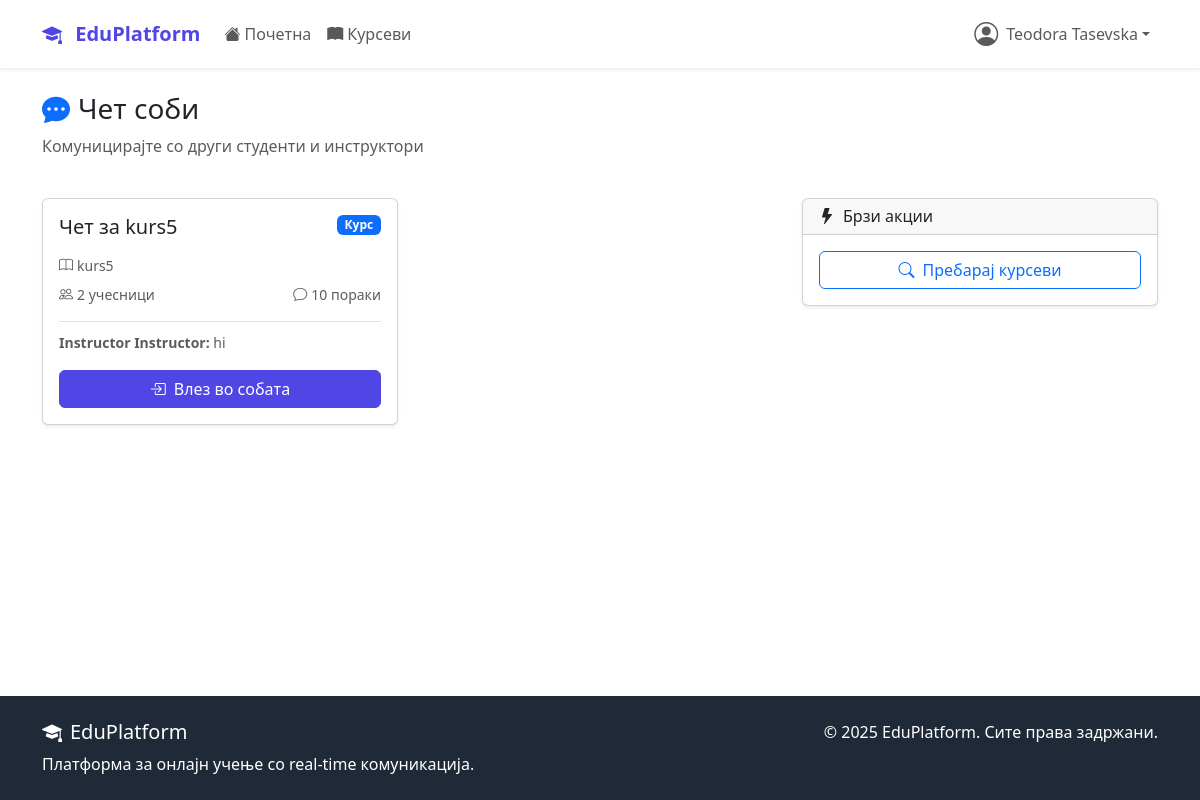
/chat/ (signed in), run on an earlier commit of the app's database.
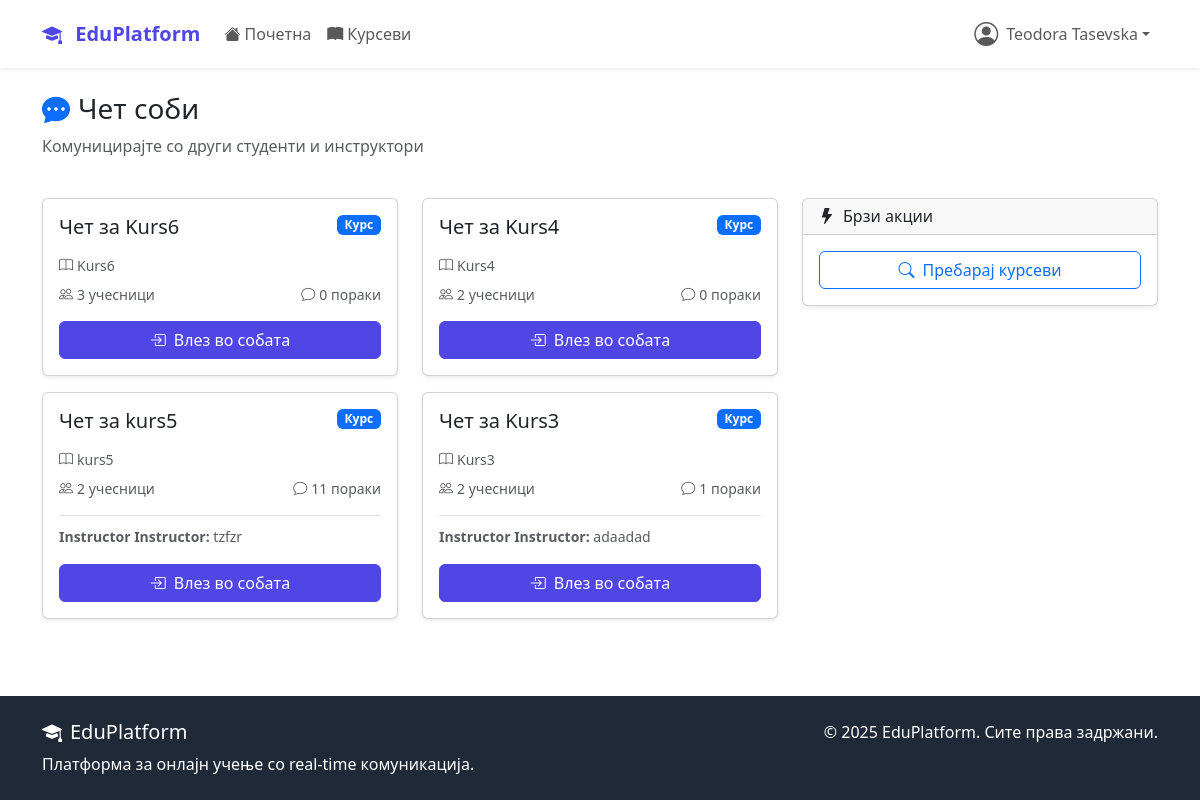
And on a later commit of the database.
### chat/models.py (models this page shows, shortened)
class ChatRoom(models.Model):
    ROOM_TYPE_CHOICES = (
        ('course', 'Курс'),
        ('private', 'Приватен'),
        ('general', 'Општ'),
    )
    name = models.CharField(max_length=100)
    room_type = models.CharField(max_length=20, choices=ROOM_TYPE_CHOICES)
    course = models.OneToOneField(
        Course,
        on_delete=models.CASCADE,
        null=True,
        blank=True,
        related_name='chat_room'
    )
    participants = models.ManyToManyField(
        settings.AUTH_USER_MODEL,
        related_name='chat_rooms'
    )
    created_by = models.ForeignKey(
        settings.AUTH_USER_MODEL,
        on_delete=models.CASCADE,
        related_name='created_rooms'
    )
    is_active = models.BooleanField(default=True)
    created_at = models.DateTimeField(auto_now_add=True)
    def get_latest_message(self):
        return self.messages.order_by('-timestamp').first()

class Message(models.Model):
    MESSAGE_TYPE_CHOICES = (
        ('text', 'Текст'),
        ('file', 'Фајл'),
        ('image', 'Слика'),
        ('system', 'Системска'),
    )
    room = models.ForeignKey(ChatRoom, on_delete=models.CASCADE, related_name='messages')
    sender = models.ForeignKey(
        settings.AUTH_USER_MODEL,
        on_delete=models.CASCADE,
        related_name='sent_messages'
    )
    content = models.TextField()
    message_type = models.CharField(max_length=20, choices=MESSAGE_TYPE_CHOICES, default='text')
    file_attachment = models.FileField(upload_to='chat_files/', blank=True, null=True)
    reply_to = models.ForeignKey(
        'self',
        on_delete=models.CASCADE,
        null=True,
        blank=True,
        related_name='replies'
    )
    is_edited = models.BooleanField(default=False)
    edited_at = models.DateTimeField(null=True, blank=True)
    timestamp = models.DateTimeField(auto_now_add=True)
    class Meta:
        ordering = ['timestamp']

### courses/models.py (models this page shows, shortened)
class Course(models.Model):
    DIFFICULTY_CHOICES = (
        ('beginner', 'Почетник'),
        ('intermediate', 'Средно'),
        ('advanced', 'Напредно'),
    )
    STATUS_CHOICES = (
        ('draft', 'Нацрт'),
        ('published', 'Објавен'),
        ('archived', 'Архивиран'),
    )
    title = models.CharField(max_length=200)
    slug = models.SlugField(unique=True, blank=True, max_length=250)
    description = models.TextField()
    instructor = models.ForeignKey(
        settings.AUTH_USER_MODEL,
        on_delete=models.CASCADE,
        related_name='courses_taught'
    )
    category = models.ForeignKey(Category, on_delete=models.CASCADE)
    thumbnail = models.ImageField(upload_to='course_thumbnails/', blank=True)
    price = models.DecimalField(max_digits=8, decimal_places=2, default=0.00)
    difficulty = models.CharField(max_length=20, choices=DIFFICULTY_CHOICES)
    status = models.CharField(max_length=20, choices=STATUS_CHOICES, default='published')
    duration_hours = models.PositiveIntegerField(help_text="Должина во часови")
    max_students = models.PositiveIntegerField(null=True, blank=True)
    requirements = models.TextField(blank=True, help_text="Предуслови за курсот")
    what_you_learn = models.TextField(help_text="Што ќе научат студентите")
    created_at = models.DateTimeField(auto_now_add=True)
    updated_at = models.DateTimeField(auto_now=True)
    class Meta:
        ordering = ['-created_at']

### accounts/models.py (models this page shows, shortened)
class User(AbstractUser):
    USER_TYPE_CHOICES = (
        ('student', 'Студент'),
        ('instructor', 'Инструктор'),
        ('admin', 'Администратор'),
    )
    user_type = models.CharField(
        max_length=20,
        choices=USER_TYPE_CHOICES,
        default='student'
    )
    bio = models.TextField(max_length=500, blank=True)
    profile_picture = models.ImageField(
        upload_to='profile_pics/',
        blank=True,  # Додадено
        null=True    # Додадено
    )
    birth_date = models.DateField(null=True, blank=True)
    phone_number = models.CharField(max_length=15, blank=True)
    created_at = models.DateTimeField(auto_now_add=True)
    updated_at = models.DateTimeField(auto_now=True)

### chat/views.py (the view, shortened to what this page needs)
# urls.py: path('', views.ChatListView.as_view(), name='list'),
class ChatListView(LoginRequiredMixin, ListView):
    model = ChatRoom
    template_name = 'chat/list.html'
    context_object_name = 'chat_rooms'
    def get_queryset(self):
        user = self.request.user
        return ChatRoom.objects.filter(
            participants=user,
            is_active=True
        ).annotate(
            message_count=Count('messages')
        ).order_by('-created_at')
    def get_context_data(self, **kwargs):
        context = super().get_context_data(**kwargs)
        user = self.request.user
        chat_settings, created = UserChatSettings.objects.get_or_create(user=user)
        context['chat_settings'] = chat_settings
        return context

### templates/chat/list.html (shortened to what this page needs)
{% extends 'base.html' %}
{% block content %}
<div class="container mt-4">
    <div class="d-flex justify-content-between align-items-center mb-4">
        <div>
            <h3><i class="bi bi-chat-dots-fill me-2 text-primary"></i>Чет соби</h3>
            <p class="text-muted">Комуницирајте со други студенти и инструктори</p>
        </div>
    </div>
    <div class="row">
        <div class="col-md-8">
            {% if chat_rooms %}
                <div class="row">
                    {% for room in chat_rooms %}
                    <div class="col-md-6 mb-3">
                        <div class="card chat-room-card h-100 shadow-sm">
                            <div class="card-body">
                                <div class="d-flex justify-content-between align-items-start mb-2">
                                    <h5 class="card-title">{{ room.name }}</h5>
                                    {% if room.room_type == 'course' %}
  <span class="badge bg-primary">{{ room.get_room_type_display }}</span>
{% elif room.room_type == 'private' %}
  <span class="badge bg-warning">{{ room.get_room_type_display }}</span>
{% else %}
  <span class="badge bg-info">{{ room.get_room_type_display }}</span>
{% endif %}
                                </div>
                                {% if room.course %}
                                    <p class="text-muted small mb-2">
                                        <i class="bi bi-book me-1"></i>{{ room.course.title }}
                                    </p>
                                {% endif %}
                                <div class="d-flex justify-content-between align-items-center text-muted small mb-3">
                                    <span>
                                        <i class="bi bi-people me-1"></i>{{ room.participants.count }} учесници
                                    </span>
                                    <span>
                                        <i class="bi bi-chat me-1"></i>{{ room.message_count }} пораки
                                    </span>
                                </div>
                                {% with latest_message=room.get_latest_message %}
                                {% if latest_message %}
                                    <div class="border-top pt-2 mb-3">
                                        <small class="text-muted">
                                            <strong>{{ latest_message.sender.get_full_name|default:latest_message.sender.username }}:</strong>
                                            {{ latest_message.content|truncatewords:8 }}
                                        </small>
                                    </div>
                                {% endif %}
                                {% endwith %}
                                <a href="{% url 'chat:room' room.id %}" class="btn btn-primary w-100">
                                    <i class="bi bi-box-arrow-in-right me-2"></i>Влез во собата
                                </a>
                            </div>
                        </div>
                    </div>
                    {% endfor %}
                </div>
            {% endif %}
        </div>
        <div class="col-md-4">
            <div class="card shadow-sm mb-3">
                <div class="card-header">
                    <h6 class="mb-0"><i class="bi bi-lightning-fill me-2"></i>Брзи акции</h6>
                </div>
                <div class="card-body">
                    <div class="d-grid gap-2">
                        <a href="{% url 'courses:list' %}" class="btn btn-outline-primary">
                            <i class="bi bi-search me-2"></i>Пребарај курсеви
                        </a>
                    </div>
                </div>
            </div>
        </div>
    </div>
</div>
{% endblock %}

What changed in the data, as far as the page shows it:
added ChatRoom: name "Чет за Kurs6", room_type "Курс", course "Kurs6", participants.count "3", message_count "0"
now on this page (row unchanged): ChatRoom: name "Чет за Kurs4", room_type "Курс", course "Kurs4", participants.count "2", message_count "0"
computed for ChatRoom "Чет за kurs5": message_count "10" → "11"; get_latest_message.content "hi" → "tzfzr"
now on this page (row unchanged): ChatRoom: name "Чет за Kurs3", room_type "Курс", course "Kurs3", participants.count "2", message_count "1", get_latest_message.sender.get_full_name "Instructor Instructor", get_latest_message.content "adaadad"
